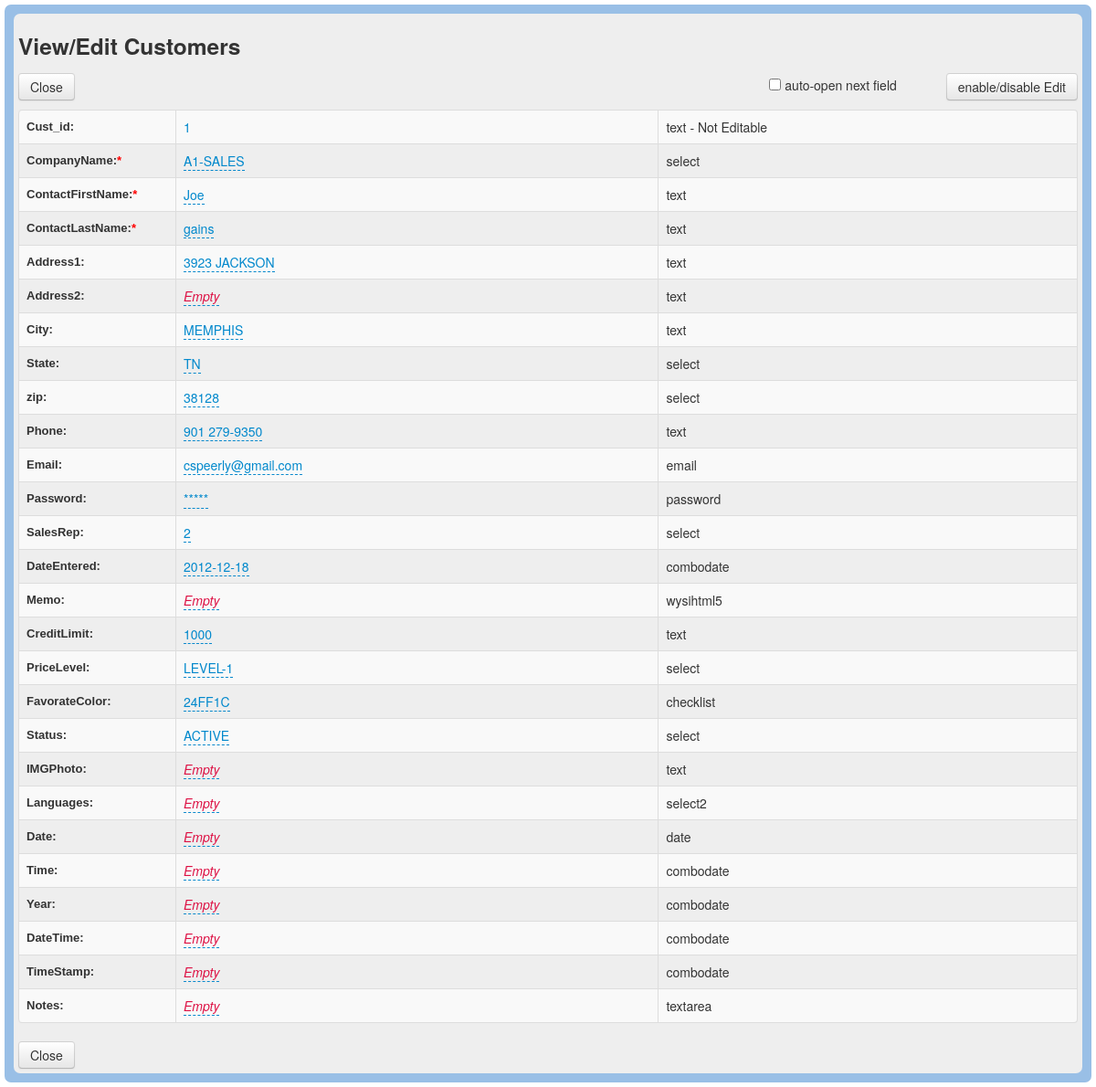
Page /db_Edit.php?id=1 on the committed database.
### tables this page shows
CREATE TABLE IF NOT EXISTS `customers` (
  `Cust_id` int(11) NOT NULL AUTO_INCREMENT,
  `CompanyName` varchar(50) DEFAULT NULL,
  `ContactFirstName` varchar(50) DEFAULT NULL,
  `ContactLastName` varchar(50) DEFAULT NULL,
  `Address1` varchar(50) DEFAULT NULL,
  `Address2` varchar(50) DEFAULT NULL,
  `City` varchar(50) DEFAULT NULL,
  `State` varchar(50) DEFAULT NULL,
  `zip` varchar(15) DEFAULT NULL,
  `Phone` varchar(50) DEFAULT NULL,
  `Email` varchar(100) DEFAULT NULL,
  `Password` varchar(100) DEFAULT NULL,
  `SalesRep` varchar(11) DEFAULT NULL,
  `DateEntered` date DEFAULT NULL,
  `Memo` blob,
  `CreditLimit` double DEFAULT NULL,
  `PriceLevel` varchar(50) DEFAULT NULL,
  `FavorateColor` varchar(50) DEFAULT NULL,
  `Status` varchar(50) DEFAULT NULL,
  `IMGPhoto` varchar(255) DEFAULT NULL,
  `Languages` varchar(100) DEFAULT NULL,
  `Date` date DEFAULT NULL,
  `Time` time DEFAULT NULL,
  `Year` year(4) DEFAULT NULL,
  `DateTime` datetime DEFAULT NULL,
  `TimeStamp` timestamp NULL DEFAULT NULL,
  `Notes` longtext,
  PRIMARY KEY (`Cust_id`)
);

### includes/db_Config.php (called while the page is built, shortened)
<?php
$db_Table = 'customers';
$appTitle = 'Customers';
$appTheme = 'blue';
$strFieldType  	= 'text,select,text,text,text,text,text,select,select,text,email,password,select,combodate,wysihtml5,text,select,checklist,select,text,select2,date,combodate,combodate,combodate,combodate,textarea';
$dbCanEdit = 1;
$strDisplayViewEdit =   "322222222222221222222222222";
$strRequired =          "011100000000000000000000000";
?>

### includes/db_Language.php (called while the page is built, shortened)
<?php
$txtEditView = "View/Edit";
$txtEnableButton = "enable/disable Edit";
?>

### includes/MeekroDB/meekrodb.2.1.class.php (called while the page is built, shortened)
<?php
class DB {
  protected static $mdb = null;
  public static function getMDB() {
    $mdb = DB::$mdb;
    if ($mdb === null) {
      $mdb = DB::$mdb = new MeekroDB();
    }
    return $mdb;
  }
  public static function queryFirstRow() { $args = func_get_args(); return call_user_func_array(array(DB::getMDB(), 'queryFirstRow'), $args); }
  public static function count() { $args = func_get_args(); return call_user_func_array(array(DB::getMDB(), 'count'), $args); }
  public static function columnList() { $args = func_get_args(); return call_user_func_array(array(DB::getMDB(), 'columnList'), $args); }
}
class MeekroDB {
  public $dbName = '';
  public $user = '';
  public $password = '';
  public $host = 'localhost';
  public $port = null;
  public $encoding = 'latin1';
  public $param_char = '%';
  public $named_param_seperator = '_';
  public $internal_mysql = null;
  public function __construct($host=null, $user=null, $password=null, $dbName=null, $port=null, $encoding=null) {
    if ($host === null) $host = DB::$host;
    if ($user === null) $user = DB::$user;
    if ($password === null) $password = DB::$password;
    if ($dbName === null) $dbName = DB::$dbName;
    if ($port === null) $port = DB::$port;
    if ($encoding === null) $encoding = DB::$encoding;
    $this->host = $host;
    $this->user = $user;
    $this->password = $password;
    $this->dbName = $dbName;
    $this->port = $port;
    $this->encoding = $encoding;
  }
  public function get() {
    $mysql = $this->internal_mysql;
    if ($mysql == null) {
      $mysql = new mysqli($this->host, $this->user, $this->password, $this->dbName, $this->port);
      $mysql->set_charset($this->encoding);
      $this->internal_mysql = $mysql;
    }
    return $mysql;
  }
  public function count() { $args = func_get_args(); return call_user_func_array(array($this, 'numRows'), $args); }
  protected function prependCall($function, $args, $prepend) {
    array_unshift($args, $prepend);
    return call_user_func_array($function, $args);
  }
  public function freeResult($result) {
    return $result->free();
  }
  public function columnList($table) {
    return $this->queryOneColumn('Field', "SHOW COLUMNS FROM $table");
  }
  public function parseQueryParamsNew() {
    $args = func_get_args();
    $sql = array_shift($args);
    $args_all = $args;
    $posList = array();
    $pos_adj = 0;
    $param_char_length = strlen($this->param_char);
    $named_seperator_length = strlen($this->named_param_seperator);
    $types = array(
      $this->param_char . 'll',
      $this->param_char . 'ls',
      $this->param_char . 'l',
      $this->param_char . 'li',
      $this->param_char . 'ld',
      $this->param_char . 'lb',
      $this->param_char . 's',
      $this->param_char . 'i',
      $this->param_char . 'd',
      $this->param_char . 'b',
      $this->param_char . 'ss'
    );
    foreach ($types as $type) {
      $lastPos = 0;
      while (($pos = strpos($sql, $type, $lastPos)) !== false) {
        $lastPos = $pos + 1;
        $posList[$pos] = $type;
      }
    }
    ksort($posList);
    foreach ($posList as $pos => $type) {
      $type = substr($type, $param_char_length);
      $length_type = strlen($type) + $param_char_length;
      $new_pos = $pos + $pos_adj;
      $new_pos_back = $new_pos + $length_type;
      if ($arg_number_length = strspn($sql, '0123456789', $new_pos_back)) {
        $arg_number = substr($sql, $new_pos_back, $arg_number_length);
        if (! isset($args_all[$arg_number])) $this->nonSQLError("Non existent argument reference (arg $arg_number): $sql");
        $arg = $args_all[$arg_number];
      } else {
        $arg = array_shift($args);
      }
      if (in_array($type, array('s', 'i', 'd', 'b', 'l'))) {
        $array_type = false;
        $arg = array($arg);
        $type = 'l' . $type;
      } else if ($type == 'ss') {
        $result = "'%" . $this->escape(str_replace(array('%', '_'), array('\%', '\_'), $arg)) . "%'";
      } else {
        $array_type = true;
        if (! is_array($arg)) $this->nonSQLError("Badly formatted SQL query: $sql -- expecting array, but didn't get one!");
      }
      if ($type == 'ls') $result = $this->wrapStr($arg, "'", true);
      else if ($type == 'li') $result = array_map('intval', $arg);
      else if ($type == 'ld') $result = array_map('floatval', $arg);
      else if ($type == 'lb') $result = array_map(array($this, 'formatTableName'), $arg);
      else if ($type == 'll') $result = $arg;
      else if (! $result) $this->nonSQLError("Badly formatted SQL query: $sql");
      if (is_array($result)) {
        if (! $array_type) $result = $result[0];
        else $result = '(' . implode(',', $result) . ')';
      }
      $sql = substr_replace($sql, $result, $new_pos, $length_type + $arg_number_length);
      $pos_adj += strlen($result) - ($length_type + $arg_number_length);
    }
    return $sql;
  }
  public function parseQueryParams() {
    $args = func_get_args();
    if (count($args) < 2) return $args[0];
    if (is_string($args[1]) && preg_match('/^[is]+$/', $args[1]) && substr_count($args[0], '?') > 0)
      return call_user_func_array(array($this, 'parseQueryParamsOld'), $args);
    else
      return call_user_func_array(array($this, 'parseQueryParamsNew'), $args);
  }
  public function queryUnbuf() { $args = func_get_args(); return $this->prependCall(array($this, 'queryHelper'), $args, 'unbuffered'); }
  protected function queryHelper() {
    $args = func_get_args();
    $type = array_shift($args);
    $is_buffered = ($type == 'buffered');
    $is_null = ($type == 'null');
    $sql = call_user_func_array(array($this, 'parseQueryParams'), $args);
    $db = $this->get();
    $result = $db->query($sql, $is_buffered ? MYSQLI_STORE_RESULT : MYSQLI_USE_RESULT);
    return $result;
  }
  public function queryAllRows() {
    $args = func_get_args();
    $query = call_user_func_array(array($this, 'queryUnbuf'), $args);
    $result = $this->fetchAllRows($query);
    return $result;
  }
  public function queryFirstRow() {
    $args = func_get_args();
    $query = call_user_func_array(array($this, 'queryUnbuf'), $args);
    $result = $this->fetchRow($query);
    return $result;
  }
  public function queryOneColumn() {
    $args = func_get_args();
    $column = array_shift($args);
    $results = call_user_func_array(array($this, 'queryAllRows'), $args);
    $ret = array();
    foreach ($results as $row) {
      $ret[] = $row[$column];
    }
    return $ret;
  }
  protected function checkError() {
    return false;
  }
  public function fetchRow($result = null) {
    return $result->fetch_assoc();
  }
  public function fetchAllRows($result = null) {
    $A = array();
    while ($row = $this->fetchRow($result)) {
      $A[] = $row;
    }
    return $A;
  }
}
?>

### includes/db_Functions.php (called while the page is built, shortened)
<?php
$arrFieldNames = DB::columnList($db_Table);
?>

### db_Edit.php (the view, shortened to what this page needs)
<!DOCTYPE html>
<html lang="en">
<head>
	<title>Simple-ConnectDB</title><?php
$key = $_GET['id'];
require_once 'includes/db_Config.php';
require_once 'includes/db_Language.php';
require_once 'includes/db_Connection.php';
require_once 'includes/db_Functions.php';
if($dbCanEdit == 1){
?>
	<link rel="stylesheet" type="text/css" href="assets/tablesorter-master/css/theme.<?php echo $appTheme ?>.css">
	<link rel="stylesheet" type="text/css" href="assets/css/db_Style.css">
	<link rel="stylesheet" type="text/css" href="assets/fancybox/source/jquery.fancybox.css?v=2.1.4" media="screen" />
 	<link href="assets/bootstrap/css/bootstrap.css" rel="stylesheet">
	<link href="assets/bootstrap/css/bootstrap-responsive.css" rel="stylesheet">
	<link href="assets/model/css/bootstrap-modal.css" rel="stylesheet">
	<link href="assets/x-editable/bootstrap-editable/css/bootstrap-editable.css" rel="stylesheet">
	<link rel="stylesheet" type="text/css" href="assets/tablesorter-master/addons/pager/jquery.tablesorter.pager.css">
	<link href="assets/select2/select2.css" rel="stylesheet">
	<link href="assets/x-editable/inputs-ext/wysihtml5/bootstrap-wysihtml5-0.0.2/bootstrap-wysihtml5-0.0.2.css" rel="stylesheet">
<link href="assets/x-editable/inputs-ext/wysihtml5/bootstrap-wysihtml5-0.0.2/wysiwyg-color.css" rel="stylesheet">
</head>
<body>
<div  class="main">
<div class="contents">
	<h3><?php echo $txtEditView . " " . $appTitle ?></h3>
	<a href="javascript:parent.jQuery.fancybox.close();" class="btn">Close</a>
            <div style="float: right; margin-bottom: 10px">
            <label style="display: inline-block; margin-right: 50px"><input type="checkbox" id="autoopen" style="vertical-align: baseline">&nbsp;auto-open next field</label>
            <button id="enable" class="btn"><?php echo $txtEnableButton ?></button>
            </div>
	<table id="editform" class="table table-bordered table-striped table-hover">
		<tbody>
		<?php
		$FieldType = explode(',',$strFieldType);
		$record = DB::queryFirstRow("SELECT * FROM $db_Table WHERE $arrFieldNames[0]=%i", $key);
		$columns = DB::columnList($db_Table);
		$count = count($columns);
	for ($i=0; $i<=$count-1; $i++ ) {
			if (substr($strDisplayViewEdit,$i,1) == 1 || substr($strDisplayViewEdit,$i,1) == 2 || substr($strDisplayViewEdit,$i,1) == 3){
				if (substr($strRequired,$i,1) == 1){
					$required = "<font color='red'>*</font>";
				}
				else
				{
					$required = '';
				}
				echo '<tr><td id="fieldnames" class="editfieldname">'. $arrFieldNames[$i] . ':'.$required.'</td>';
					if(!empty($FieldType[$i]) && $FieldType[$i] == 'password'){
						$record[$arrFieldNames[$i]] = '*****';
					}
					if (substr($strDisplayViewEdit,$i,1) == 1 || substr($strDisplayViewEdit,$i,1) == 2){
						echo '<td><a href="#" id="'. $columns[$i]  .'" >' . $record[$arrFieldNames[$i]] . '</a></td>';
						echo '<td id="fieldtype">' . $FieldType[$i]. '</td></tr>';
					}
					if (substr($strDisplayViewEdit,$i,1) == 3){
						echo '<td><a href="#" id="'. $columns[$i]  .'" >' . $record[$arrFieldNames[$i]] . '</a></td>';
						echo '<td>' . $FieldType[$i]. ' - Not Editable</td></tr>';
					}
			}
	}
?>
		</tbody>
	</table>
	<a href="javascript:parent.jQuery.fancybox.close();" class="btn">Close</a>
</div>
</div>
<?php
}
else
{
header("Location: noRights.php");
}
?>
</body>
</html>

### rows in the picture
customers: Cust_id "1", CompanyName "A1-SALES", ContactFirstName "Joe", ContactLastName "gains", Address1 "3923 JACKSON", City "MEMPHIS", State "TN", zip "38128", Phone "901 279-9350", Email "cspeerly@gmail.com", SalesRep "2", DateEntered "2012-12-18", CreditLimit "1000", PriceLevel "LEVEL-1", FavorateColor "24FF1C", Status "ACTIVE"

### other values in the picture
$txtEditView "View/Edit"
$appTitle "Customers"
$txtEnableButton "enable/disable Edit"
$arrFieldNames[$i] "Cust_id"
$FieldType[$i] "text"
$arrFieldNames[$i] "CompanyName"
$FieldType[$i] "select"
$arrFieldNames[$i] "ContactFirstName"
$arrFieldNames[$i] "ContactLastName"
$arrFieldNames[$i] "Address1"
$arrFieldNames[$i] "Address2"
$arrFieldNames[$i] "City"
$arrFieldNames[$i] "State"
$arrFieldNames[$i] "zip"
$arrFieldNames[$i] "Phone"
